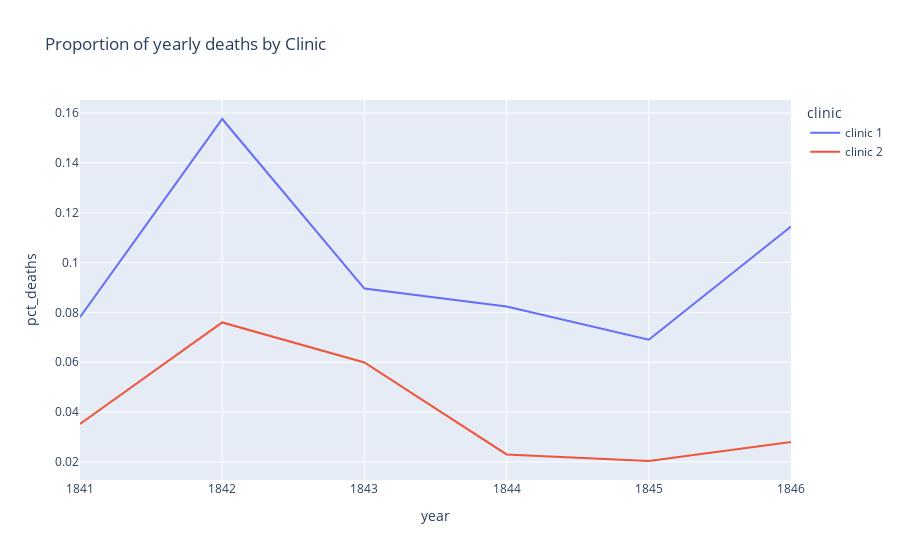

The notebook cell this image was saved under:
### Markdown cell above
### Plotting the Proportion of Yearly Deaths by Clinic

### Code cell
line = px.line(df_yearly,
               x='year',
               y='pct_deaths',
               color='clinic',
               title="Proportion of yearly deaths by Clinic")
line.show()

### Figure 1 — Plotly figure (JSON) as saved in the notebook; plotly's stock layout.template omitted (floating-point values rounded to 4 significant figures)
{"data": [{"hovertemplate": "clinic=clinic 1<br>year=%{x}<br>pct_deaths=%{y}<extra></extra>", "legendgroup": "clinic 1", "line": {"color": "#636efa", "dash": "solid"}, "marker": {"symbol": "circle"}, "mode": "lines", "name": "clinic 1", "orientation": "v", "showlegend": true, "type": "scatter", "x": [1841, 1842, 1843, 1844, 1845, 1846], "xaxis": "x", "y": [0.07806, 0.1576, 0.08954, 0.08236, 0.06901, 0.1145], "yaxis": "y"}, {"hovertemplate": "clinic=clinic 2<br>year=%{x}<br>pct_deaths=%{y}<extra></extra>", "legendgroup": "clinic 2", "line": {"color": "#EF553B", "dash": "solid"}, "marker": {"symbol": "circle"}, "mode": "lines", "name": "clinic 2", "orientation": "v", "showlegend": true, "type": "scatter", "x": [1841, 1842, 1843, 1844, 1845, 1846], "xaxis": "x", "y": [0.03522, 0.07597, 0.05988, 0.023, 0.02036, 0.02797], "yaxis": "y"}], "layout": {"autosize": true, "legend": {"title": {"text": "clinic"}, "tracegroupgap": 0}, "title": {"text": "Proportion of yearly deaths by Clinic"}, "xaxis": {"anchor": "y", "autorange": true, "domain": [0, 1], "range": [1841, 1846], "title": {"text": "year"}, "type": "linear"}, "yaxis": {"anchor": "x", "autorange": true, "domain": [0, 1], "range": [0.01274, 0.1652], "title": {"text": "pct_deaths"}, "type": "linear"}}}
